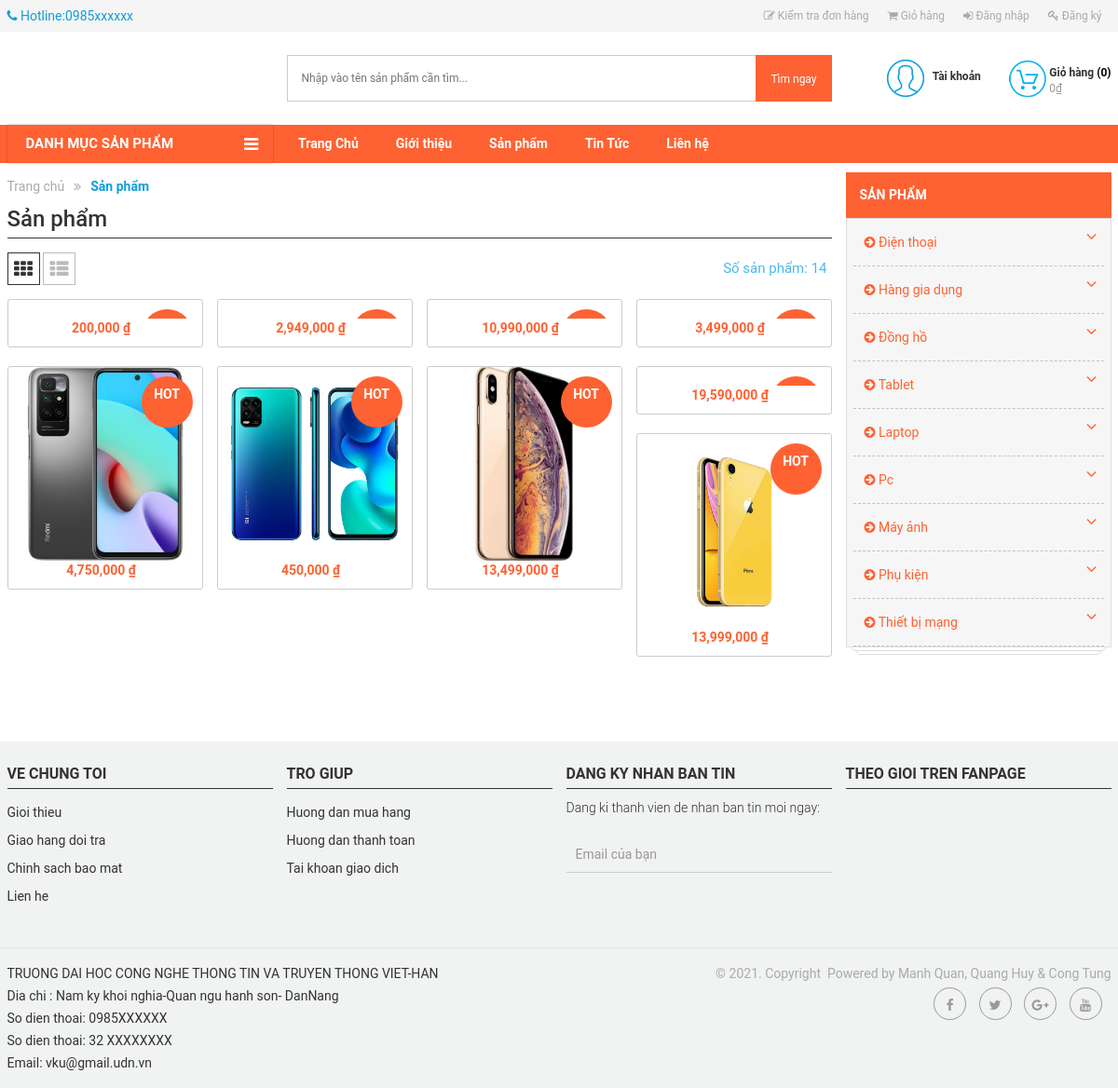
Screenshot of /?act=shop&sp=1 with the database file from the repository.
### tables this page shows
CREATE TABLE `menu` (
  `id` int(11) NOT NULL,
  `TenMenu` varchar(255) NOT NULL,
  `Link` varchar(255) NOT NULL,
  `NoiDung` longtext NOT NULL
);

CREATE TABLE `sanpham` (
  `MaSP` int(11) NOT NULL,
  `MaLSP` int(11) NOT NULL,
  `MaDM` int(11) NOT NULL,
  `TenSP` varchar(70) NOT NULL,
  `DonGia` int(11) NOT NULL,
  `DonGiaChinh` int(30) NOT NULL,
  `SoLuong` int(10) UNSIGNED NOT NULL DEFAULT 1,
  `HinhAnh1` longtext NOT NULL,
  `HinhAnh2` longtext DEFAULT NULL,
  `HinhAnh3` longtext DEFAULT NULL,
  `HinhAnh4` longtext NOT NULL,
  `HinhAnh5` longtext NOT NULL,
  `HinhAnh6` longtext NOT NULL,
  `HinhAnh7` longtext NOT NULL,
  `HinhAnh8` longtext NOT NULL,
  `Loai1` varchar(30) NOT NULL,
  `Loai2` varchar(30) NOT NULL,
  `Loai3` varchar(30) NOT NULL,
  `Loai4` varchar(30) NOT NULL,
  `Size1` varchar(30) NOT NULL,
  `Size2` varchar(30) NOT NULL,
  `Size3` varchar(30) NOT NULL,
  `Size4` varchar(30) NOT NULL,
  `MaKM` int(11) NOT NULL,
  `LoaiSale` varchar(30) NOT NULL,
  `TrangThai` int(11) NOT NULL,
  `MoTa` longtext NOT NULL,
  `MoTa1` longtext NOT NULL,
  `MoTa2` longtext NOT NULL,
  `ThoiGian` datetime DEFAULT NULL
);

CREATE TABLE `danhmuc` (
  `MaDM` int(11) NOT NULL,
  `TenDM` varchar(255) DEFAULT NULL,
  `IconDM` varchar(30) NOT NULL
);

CREATE TABLE `footer` (
  `Id` int(11) NOT NULL,
  `NoiDung` longtext NOT NULL,
  `TrangThai` int(11) NOT NULL
);

### Controllers/ShopController.php (called while the page is built, shortened)
<?php
require_once("Models/shop.php");
class ShopController
{
    var $shop_model;
    public function __construct()
    {
        $this->shop_model = new Shop();
    }
    function list()
    {
 $data_danhmuc = $this->shop_model->danhmuc();
        $data_chitietDM = array();
        for ($i = 1; $i <= count($data_danhmuc); $i++) {
            $data_chitietDM[$i] = $this->shop_model->chitietdanhmuc($i);
        }
  $data_menu=$this->shop_model->menu(0,5);
  $data=$this->shop_model->sanpham_all();
        if (isset($_GET['sp']) and isset($_GET['loai'])) {
            $data_loai = $this->shop_model->chitiet_loai($_GET['loai'], $_GET['sp']);
            if ($data_loai != null) {
                $data = $this->shop_model->chitiet($data_loai[0]['MaLSP'], $_GET['sp']);
                $data_noibat = $this->shop_model->sanpham_noibat();
                $data_count = $this->shop_model->count_sp_ctdm($_GET['sp'], $data_loai[0]['MaLSP']);
                $data_tong = $data_count['tong'];
            }
        } else {
            if (isset($_GET['sp'])) {
                $data = $this->shop_model->sanpham_danhmuc(0, 9, $_GET['sp']);
                $data_count = $this->shop_model->count_sp_dm($_GET['sp']);
                $data_tong = $data_count['tong'];
            }
        }
        require_once('Views/index.php');
    }
}

### Models/connection.php (called while the page is built, shortened)
<?php
    class connection{
        function __construct()
        {
            $severname ="localhost";
            $username ="root";
            $password ="";
            $db_name ="wiroshop";
            $this->conn = new mysqli($severname,$username,$password,$db_name);
        }
    }
?>

### Models/model.php (called while the page is built, shortened)
<?php
require_once("connection.php");
class model
{
    function __construct()
    {
        $conn_obj = new connection();
        $this->conn = $conn_obj->conn;
    }
    function danhmuc()
    {
        $query =  "SELECT * from DanhMuc ";
        require("result.php");
        return $data;
    }
    function chitietdanhmuc($id)
    {
        $query =  "SELECT d.TenDM as Ten, l.* FROM danhmuc as d, loaisanpham as l WHERE d.MaDM = l.MaDM and d.MaDM = $id";
        require("result.php");
        return $data;
    }
    function menu($a,$b){
        $query="SELECT * FROM menu limit $a,$b";
         require("result.php");
        return $data;
    }
    function sanpham_danhmuc($a, $b, $danhmuc)
    {
        $query =   "SELECT * from sanpham WHERE TrangThai = 1  and MaDM = $danhmuc ORDER BY ThoiGian DESC limit $a,$b";
        require("result.php");
        return $data;
    }
}

### Models/result.php (called while the page is built, shortened)
<?php
$result = $this->conn->query($query);
$data = array();
while ($row = $result->fetch_assoc()) {
    $data[] = $row;
}
?>

### Models/shop.php (called while the page is built, shortened)
<?php
require_once("model.php");
class Shop extends Model
{
    function loaisp($a,$b)
    {
        $query = "SELECT * FROM loaisanpham WHERE   MaDM = 1 LIMIT $a, $b";
        require("result.php");
        return $data;
    }
    function sanpham_all(){
         $query = "SELECT * FROM sanpham";
        require("result.php");
        return $data;
    }
    function count_sp_dm($dm)
    {
        $query = "SELECT COUNT(MaSP) as tong FROM sanpham WHERE MaDM = $dm";
        return $this->conn->query($query)->fetch_assoc();
    }
}

### Views/shop/category.php (the view, shortened to what this page needs)
<div class="col-md-3">
    <div class="menu-product">
        <h3>
            <span>
                Sản phẩm
            </span>
        </h3>
        <ul class='level0'>
              <?php    $i = 1; foreach ($data_chitietDM as $row) { ?>
            <li class="child"><span><a href='?act=shop&sp=<?= $i?>'><i class='fa fa-arrow-circle-right'></i> <?= $data_danhmuc[$i-1]['TenDM'] ?></a></span><span class='open-close'><i class='fa fa-angle-down'></i></span>
            </li>
            <?php $i++;
             } ?>
    </ul class='level0'>
</div>
</div>

### index.php (shortened to what this page needs)
<?php
$mod = isset($_GET['act']) ? $_GET['act'] : "home";
switch ($mod) {
    case 'shop':
        require_once('Controllers/ShopController.php');
        $controller_obj = new ShopController();
        $controller_obj->list();
        break;
}

### Views/index.php (shortened to what this page needs)
<!DOCTYPE html>
<html>
<head>
    <link rel="stylesheet" href="public/css/bootstrap.min.css">
    <link rel="stylesheet" href="public/fontawesome/font-awesome.min.css">
    <link rel="stylesheet"  href="https://stackpath.bootstrapcdn.com/font-awesome/4.7.0/css/font-awesome.min.css">
    <link href="public/css/style.css" rel="stylesheet" type="text/css" />
    <link href="public/css/responsive.css" rel="stylesheet" type="text/css" />
     <link rel="stylesheet" href="public/css/xzoom.css">
</head>
<body>
	 <?php
    require_once("header_footer/header.php");
    ?>
    <?php
    require_once("dieuhuong.php");
    ?>
    <?php require_once("header_footer/footer.php"); ?>
</body>
</html>

### Views/header_footer/header.php (shortened to what this page needs)
      <div class="wrapper">
            <div class="header">
                <section class="top-link clearfix">
                    <div class="container">
                        <div class="row">
                            <div class="col-md-12">
                                <ul class="nav navbar-nav topmenu-contact pull-left">
                                    <li><i class="fa fa-phone"></i> <span>Hotline:0985xxxxxx</span></li>
                                </ul>
                                <ul class="nav navbar-nav navbar-right topmenu  hidden-xs hidden-sm">
                                    <?php if(isset($_SESSION['login'])) { ?>
                                     <li class="order-check"><a href="?act=checkorder"><i class="fa fa-pencil-square-o"></i> Kiểm tra đơn hàng</a></li>
                                     <li class="order-cart"><a href="?act=cart"><i class="fa fa-shopping-cart"></i> Giỏ hàng</a></li>
                                     <?php  if(isset($_SESSION['isLogin_Admin']) || isset($_SESSION['isLogin_Nhanvien'])){ ?>
                                     <li class="webmaster"><a href="admin/?mod=login"><i class="fa fa-gears"></i> Quản trị website</a></li>
                                      <?php } ?>
                                     <li class="account-info">
                                        <a href="?act=taikhoan&xuli=account">Chào <?=$_SESSION['login']['HoTen']?> </a>
                                        <a class="account-logout" id="btnLogOff" href="?act=taikhoan&xuli=dangxuat" title="">[Thoát] </a>
                                    </li>
                                <?php }
                                else{?>
                                     <li class="order-check"><a href="?act=checkorder"><i class="fa fa-pencil-square-o"></i> Kiểm tra đơn hàng</a></li>
                                    <li class="order-cart"><a href="?act=cart"><i class="fa fa-shopping-cart"></i> Giỏ hàng</a></li>
                                    <li class="account-login"><a href="?act=taikhoan"><i class="fa fa-sign-in"></i> Đăng nhập </a></li>
                                    <li class="account-register"><a href="?act=dangky"><i class="fa fa-key"></i> Đăng ký </a></li>
                                <?php }
                                    ?>
                                </ul>
                            </div>
                        </div>
                    </div>
                </section>
<header id="header">
    <div id="header_main">
        <div class="container">
            <div class="row">
                <div class="col-lg-3 col-md-3 col-sm-4 col-xs-8">
                </div>
                <div class="col-lg-6 col-md-5 col-sm-4 hidden-xs">
                    <div class="search_box">
                        <div class="search_wrapper">
                            <form action="?act=shop" method="POST">
                            <input type="text" placeholder="Nhập vào tên sản phẩm cần tìm..." name="keyword" class="index_input_search" id="txtsearch"  />
                            <button class="btn_search_submit btn " type="submit" id="btnsearch"><span>Tìm ngay</span></button>
                            </form>
                        </div>
                    </div>
                </div>
                <div class="col-lg-3 col-md-4 col-sm-4 col-xs-12">
                    <div class="cart_header">
                        <a href="?act=cart" title="Giỏ hàng">
                            <?php
                           $numberCart=0;
                            $thanhtien = 0;
                        ?>
                            <span class="cart_header_icon"></span>
                            <span class="box_text">
                                <strong class="cart_header_count">Giỏ hàng <span>(<span id="numberCart"><?=$numberCart?></span>)</span></strong>
                                <span class="cart_price"><?=number_format($thanhtien)?>₫</span>
                            </span>
                        </a>
                    </div>
                    <div class="user_login">
                        <div class="user_login_icon"></div>
                        <div class="box_text">
                            <strong>Tài khoản</strong>
                        </div>
                    </div>
                </div>
            </div>
        </div>
    </div>
</header>
    <nav class="navbar-main">
        <div id="mb_mainnav">
            <div class="container">
                <div class="row">
                    <div class="col-md-3 col-sm-12 col-xs-12 vertical_menu">
                        <div id="mb_verticle_menu" class="menu-quick-select">
                            <div class="title_block">
                                <span>Danh mục sản phẩm</span>
                            </div>
                    </div>
                </div>
                <nav class="col-md-9 col-sm-12 col-xs-12 p-l-0">
                    <ul class='menu nav navbar-nav menu_hori'>
                    <?php foreach ($data_menu as $value) { ?>
                            <li class="level0"><a class='' href='<?=$value['Link']?>'><span><?=$value['TenMenu']?></span></a></li>
                        <?php } ?>
                    </ul class='menu nav navbar-nav menu_hori'>
                </nav>
            </div>
        </div>
    </div>
</nav>
</div>

### Views/dieuhuong.php (shortened to what this page needs)
<?php
$act = isset($_GET['act']) ? $_GET['act'] : "home";
switch ($act) {
    case "shop":
        require_once("shop/shop.php");
        break;
}

### Views/shop/shop.php
<div id="collection">
	<div class="main">
		<div class="container">
			<div class="row">
				<?php require_once("list-products.php") ?>
				<?php require_once("category.php") ?>
			</div>
		</div>
	</div>
</div>

### Views/shop/list-products.php (shortened to what this page needs)
<div class="col-md-9">
    <div class="breadcrumb clearfix">
        <ul>
            <li itemtype="http://shema.org/Breadcrumb" itemscope="" class="home">
                <a title="Đến trang chủ" href="/" itemprop="url"><span itemprop="title">Trang chủ</span></a>
            </li>
            <li class="icon-li"><strong>Sản phẩm</strong> </li>
        </ul>
    </div>
 <div class="product-content">
    <h1 title="products" class="page_heading ">
        Sản phẩm
    </h1>
    <div class="sortPagibar m-b-15 clearfix">
        <div class="pull-left">
            <div class="collection_view">
                <button type="button" title="Gird" class="change_view change_view_active" data-view="grid">
                    <span class="icon_fallback_text">
                        <span class="fa fa-th" aria-hidden="true"></span>
                    </span>
                </button>
                <button type="button" title="List" class="change_view" data-view="list">
                    <span class="icon_fallback_text">
                        <span class="fa fa-th-list" aria-hidden="true"></span>
                    </span>
                </button>
            </div>
        </div>
        <div class="pull-right">
            <div class="browse-tags">
               Số sản phẩm: <?= $data_tong ?>
            </div>
        </div>
    </div>
    <div class="product_list grid clearfix">
        <?php
        if(isset($data) and $data != NULL){
            foreach ($data as  $value) {
                ?>
                <div class="col-lg-3 col-md-3 col-sm-6 col-xs-6 product-wrapper zoomIn wow">
                    <div class="product-block product-resize m-b-20">
                        <div class="product-image image-resize">
                            <div class="sold-out">Hot</div>
                            <a href="?act=detail&id=<?=$value['MaSP']?>">
                                <img class="first-img" src="public/image/sanpham/<?=$value['HinhAnh1']?>" alt="">
                            </a>
                            <div class="product-actions hidden-xs">
                            </div>
                        </div>
                        <div class="product-info text-center m-t-xxs-20">
                            <div class="pro-prices">
                                <span class="pro-price"><?=number_format($value['DonGia'])?>&nbsp;₫</span>
                            </div>
                        </div>
                    </div>
                </div>
            <?php }}
            else{
                echo '<p> KHÔNG CÓ DỮ LIỆU </p>';}?>
            </div>
            <div class="paginate">
                <div class="col-lg-12 col-md-12 col-sm-12 col-xs-12" id="pagination">
                </div>
            </div>
        </div>
</div>

### Views/header_footer/footer.php (shortened to what this page needs)
<?php
 $url='localhost';
$username = "root";
$password = "";
$dbname = "wiroshop";
$conn = mysqli_connect($url, $username, $password, $dbname);
    $query =  "SELECT * from footer where TrangThai= 1 ";
        $result =mysqli_query($conn,$query);
        $return=mysqli_fetch_array($result);
        echo $return['NoiDung'];
 ?>

### rows the page displays
menu: TenMenu "Trang Chủ"
menu: TenMenu "Giới thiệu"
menu: TenMenu "Sản phẩm"
menu: TenMenu "Tin Tức"
menu: TenMenu "Liên hệ"
sanpham: DonGia "200,000"
sanpham: DonGia "2,949,000"
sanpham: DonGia "10,990,000"
sanpham: DonGia "3,499,000"
sanpham: HinhAnh1 (picture), DonGia "4,750,000"
sanpham: HinhAnh1 (picture), DonGia "450,000"
sanpham: HinhAnh1 (picture), DonGia "13,499,000"
sanpham: DonGia "19,590,000"
sanpham: HinhAnh1 (picture), DonGia "13,999,000"
danhmuc: TenDM "Điện thoại"
danhmuc: TenDM "Hàng gia dụng"
danhmuc: TenDM "Đồng hồ"
danhmuc: TenDM "Tablet"
danhmuc: TenDM "Laptop"
danhmuc: TenDM "Pc"
danhmuc: TenDM "Máy ảnh"
danhmuc: TenDM "Phụ kiện"
danhmuc: TenDM "Thiết bị mạng"

### other values shown
$numberCart "0"
$thanhtien "0"
$data_tong "14"
